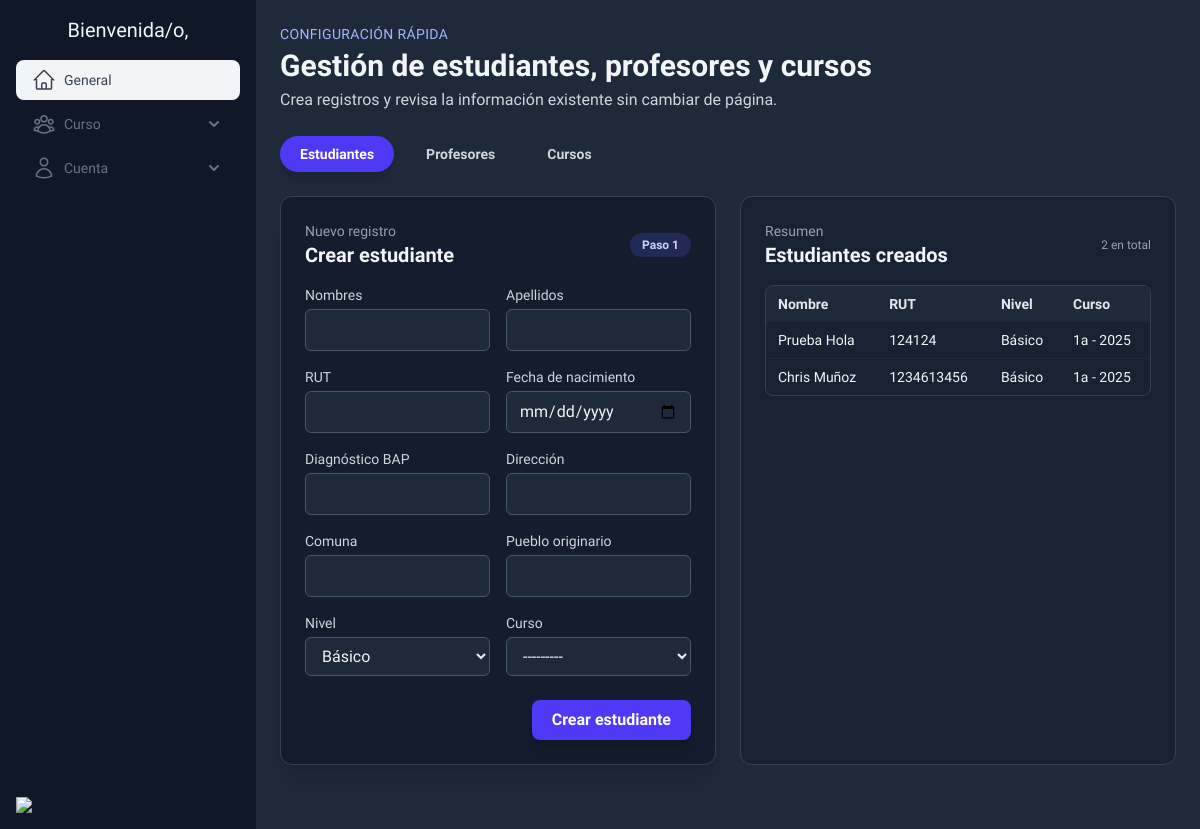
Page /core/gestion on the earlier database version.
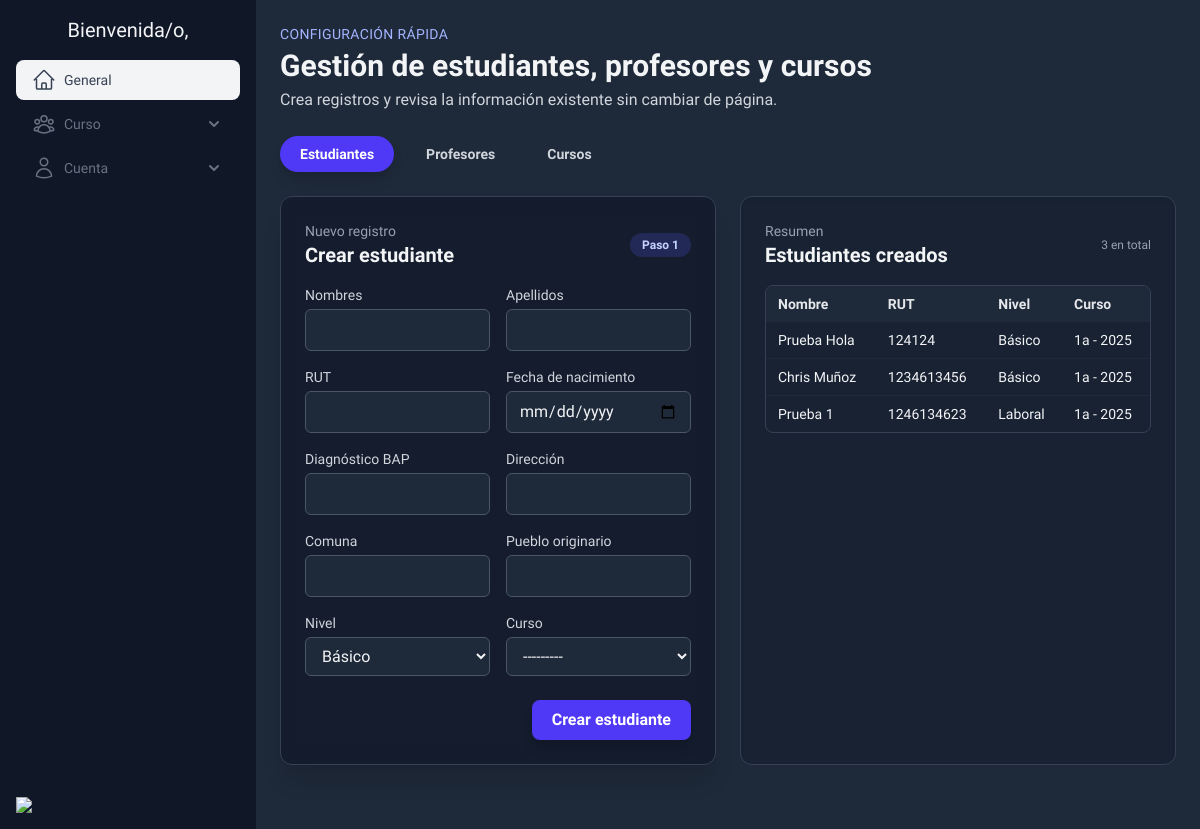
Same page on the later database version.
### core/models.py (models this page shows, shortened)
class DateTime(models.Model):
    created_at = models.DateTimeField(auto_now_add=True)
    updated_at = models.DateTimeField(auto_now=True)
    class Meta:
        abstract = True

class Estudiante(DateTime):
    first_name = models.CharField(max_length=150)
    last_name = models.CharField(max_length=150)
    rut = models.CharField(max_length=10, unique=True)
    birth_date = models.DateField()
    bapDiag = models.CharField(max_length=40)
    address = models.CharField(max_length=40)
    commune = models.CharField(max_length=40)
    etnia = models.CharField(max_length=40, null=True, blank=True)
    parents = models.ManyToManyField(Apoderado, related_name='students', blank=True)
    curso = models.ForeignKey(Curso, on_delete=models.CASCADE, related_name='students', null=True, blank=True)
    nivel = models.CharField(max_length=10, choices=Nivel.choices, default=Nivel.BASIC)

class Curso(DateTime):
    level = models.CharField(max_length=10, choices=Nivel.choices, default=Nivel.BASIC)
    name = models.CharField(max_length=25)
    sala_id = models.ForeignKey(Sala, on_delete=models.CASCADE, related_name='sala', null=True)
    def __str__(self) -> str:
        return f'{self.name} - {self.created_at.year}'

### core/views.py (the view)
# urls.py: path('gestion', gestion_view, name='gestion'),
def gestion_view(request):
    active_tab = request.GET.get('tab', 'estudiantes')
    User = get_user_model()
    if request.method == 'POST':
        active_tab = request.POST.get('active_tab', 'estudiantes')
        if active_tab == 'estudiantes':
            estudiante_form = EstudianteForm(request.POST)
            profesor_form = ProfesorForm()
            curso_form = CursoForm()
            if estudiante_form.is_valid():
                estudiante_form.save()
                messages.success(request, 'Estudiante creado correctamente.')
                return redirect(f'{request.path}?tab=estudiantes')
        elif active_tab == 'profesores':
            profesor_form = ProfesorForm(request.POST)
            estudiante_form = EstudianteForm()
            curso_form = CursoForm()
            if profesor_form.is_valid():
                profesor_form.save()
                messages.success(request, 'Profesor creado correctamente.')
                return redirect(f'{request.path}?tab=profesores')
        elif active_tab == 'cursos':
            curso_form = CursoForm(request.POST)
            estudiante_form = EstudianteForm()
            profesor_form = ProfesorForm()
            if curso_form.is_valid():
                curso_form.save()
                messages.success(request, 'Curso creado correctamente.')
                return redirect(f'{request.path}?tab=cursos')
        else:
            estudiante_form = EstudianteForm()
            profesor_form = ProfesorForm()
            curso_form = CursoForm()
    else:
        estudiante_form = EstudianteForm()
        profesor_form = ProfesorForm()
        curso_form = CursoForm()
    estudiantes = Estudiante.objects.select_related('curso', 'curso__sala_id').all()
    profesores = User.objects.filter(role=User.Roles.TEACHER)
    cursos = Curso.objects.select_related('sala_id').all()
    context = {
        'active_tab': active_tab,
        'estudiante_form': estudiante_form,
        'profesor_form': profesor_form,
        'curso_form': curso_form,
        'estudiantes': estudiantes,
        'profesores': profesores,
        'cursos': cursos,
    }
    return render(request, 'gestion.html', context)

### core/forms.py
class EstudianteForm(BaseStyledModelForm):
    birth_date = forms.DateField(
        widget=forms.DateInput(attrs={"type": "date"}),
        label="Fecha de nacimiento",
    )
    class Meta:
        model = Estudiante
        fields = [
            "first_name",
            "last_name",
            "rut",
            "birth_date",
            "bapDiag",
            "address",
            "commune",
            "etnia",
            "nivel",
            "curso",
        ]
        labels = {
            "first_name": "Nombres",
            "last_name": "Apellidos",
            "rut": "RUT",
            "bapDiag": "Diagnóstico BAP",
            "address": "Dirección",
            "commune": "Comuna",
            "etnia": "Pueblo originario",
            "nivel": "Nivel",
            "curso": "Curso",
        }

### core/models.py (called while the page is built)
    def __str__(self):
        return f'{self.nombre_sala}'

### core/templates/gestion.html (shortened to what this page needs)
{% extends 'base.html'%}
{% block content %}
<section class="space-y-6">
  <header class="flex flex-col gap-1">
    <p class="text-sm uppercase tracking-wide text-indigo-300">Configuración rápida</p>
    <h1 class="text-3xl font-bold">Gestión de estudiantes, profesores y cursos</h1>
    <p class="text-gray-300">Crea registros y revisa la información existente sin cambiar de página.</p>
  </header>
  <div class="flex flex-wrap gap-3">
    <button type="button" data-tab="estudiantes"
      class="tab-trigger rounded-full px-5 py-2 text-sm font-semibold transition">
      Estudiantes
    </button>
    <button type="button" data-tab="profesores"
      class="tab-trigger rounded-full px-5 py-2 text-sm font-semibold transition">
      Profesores
    </button>
    <button type="button" data-tab="cursos"
      class="tab-trigger rounded-full px-5 py-2 text-sm font-semibold transition">
      Cursos
    </button>
  </div>
  <div class="space-y-10">
    <div data-panel="estudiantes" class="{% if active_tab != 'estudiantes' %}hidden{% endif %} space-y-6">
      <div class="grid gap-6 lg:grid-cols-2">
        <form method="post" class="rounded-xl border border-gray-700 bg-gray-900/70 p-6 shadow-xl backdrop-blur">
          <div class="flex items-center justify-between">
            <div>
              <p class="text-sm text-gray-400">Nuevo registro</p>
              <h2 class="text-xl font-semibold">Crear estudiante</h2>
            </div>
            <span class="rounded-full bg-indigo-500/20 px-3 py-1 text-xs font-semibold text-indigo-200">Paso 1</span>
          </div>
          <div class="mt-4 grid gap-4 md:grid-cols-2">
            {% for field in estudiante_form %}
            <div>
              <label class="mb-1 block text-sm text-gray-300">{{ field.label }}</label>
              {{ field }}
            </div>
            {% endfor %}
          </div>
          <div class="mt-6 flex justify-end">
            <button type="submit"
              class="rounded-lg bg-indigo-600 px-5 py-2 font-semibold text-white shadow-lg transition hover:bg-indigo-500 focus:outline-none focus:ring-2 focus:ring-indigo-300">
              Crear estudiante
            </button>
          </div>
        </form>
        <div class="rounded-xl border border-gray-700 bg-gray-900/40 p-6 shadow-inner">
          <div class="flex items-center justify-between">
            <div>
              <p class="text-sm text-gray-400">Resumen</p>
              <h2 class="text-xl font-semibold">Estudiantes creados</h2>
            </div>
            <span class="text-xs text-gray-400">{{ estudiantes|length }} en total</span>
          </div>
          <div class="mt-4 max-h-[28rem] overflow-auto rounded-lg border border-gray-700">
            <table class="min-w-full text-sm">
              <thead class="bg-gray-800 text-gray-200">
                <tr class="text-left">
                  <th class="px-3 py-2">Nombre</th>
                  <th class="px-3 py-2">RUT</th>
                  <th class="px-3 py-2">Nivel</th>
                  <th class="px-3 py-2">Curso</th>
                </tr>
              </thead>
              <tbody class="divide-y divide-gray-800">
                {% for estudiante in estudiantes %}
                <tr class="hover:bg-gray-800/60">
                  <td class="px-3 py-2">{{ estudiante.first_name }} {{ estudiante.last_name }}</td>
                  <td class="px-3 py-2">{{ estudiante.rut }}</td>
                  <td class="px-3 py-2">{{ estudiante.get_nivel_display }}</td>
                  <td class="px-3 py-2">{{ estudiante.curso|default:'Sin curso' }}</td>
                </tr>
                {% empty %}
                <tr>
                  <td colspan="4" class="px-3 py-4 text-center text-gray-400">No hay estudiantes registrados.</td>
                </tr>
                {% endfor %}
              </tbody>
            </table>
          </div>
        </div>
      </div>
    </div>
  </div>
</section>
{% endblock %}

Differences in the rows shown:
added Estudiante: first_name "Prueba", last_name "1", rut "1246134623", nivel "Laboral", curso "1a - 2025"
Other differences:
{{ estudiantes|length }}: "2" → "3"
